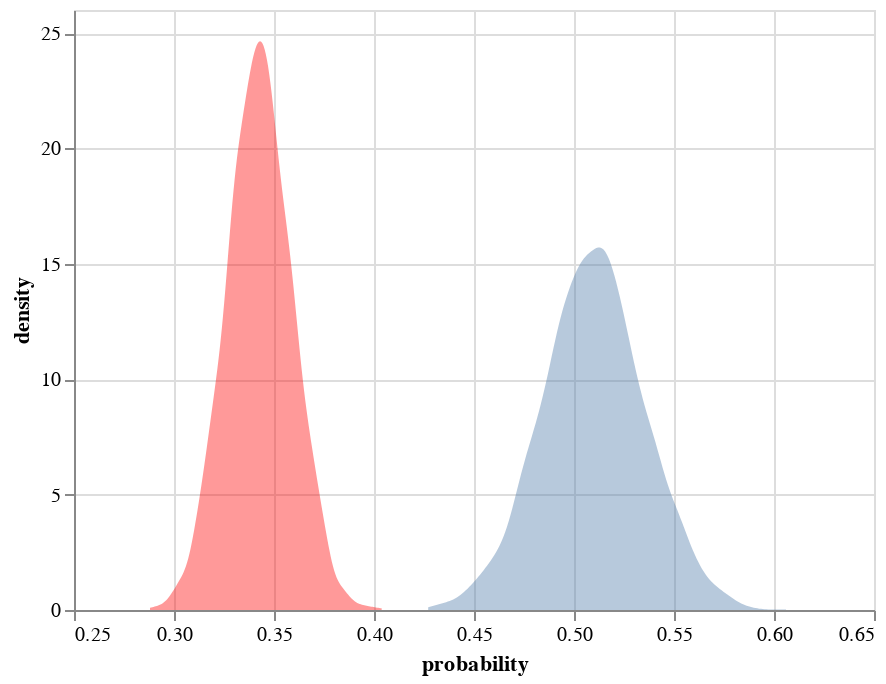

Notebook code for this chart:
### Code cell
direct_effect = pd.DataFrame({
    "urban" : urban_predictions['posterior_predictive']['lkl'].mean(dim=['lkl_dim_2']).to_numpy().ravel(),
    "rural" : rural_predictions['posterior_predictive']['lkl'].mean(dim=['lkl_dim_2']).to_numpy().ravel()
})

alt.Chart(direct_effect).transform_density(
    'rural',
    as_=['probability', 'density'],
).mark_area(opacity=0.4, color='red').encode(
    x="probability:Q",
    y='density:Q',
) + alt.Chart(direct_effect).transform_density(
    'urban',
    as_=['probability', 'density'],
).mark_area(opacity=0.4).encode(
    x="probability:Q",
    y='density:Q',
)

### Figure 1 — Vega-Lite specification as saved in the notebook (floating-point values rounded to 4 significant figures; data arrays with more than 128 entries replaced by an {"elided": "..."} marker saying what was removed)
{"config": {"view": {"continuousWidth": 400, "continuousHeight": 300}}, "layer": [{"mark": {"type": "area", "color": "red", "opacity": 0.4}, "encoding": {"x": {"field": "probability", "type": "quantitative"}, "y": {"field": "density", "type": "quantitative"}}, "transform": [{"density": "rural", "as": ["probability", "density"]}]}, {"mark": {"type": "area", "opacity": 0.4}, "encoding": {"x": {"field": "probability", "type": "quantitative"}, "y": {"field": "density", "type": "quantitative"}}, "transform": [{"density": "urban", "as": ["probability", "density"]}]}], "data": {"name": "data-cf930bffd5a9adad25842a0c75811b66"}, "$schema": "https://vega.github.io/schema/vega-lite/v4.17.0.json", "datasets": {"data-cf930bffd5a9adad25842a0c75811b66": {"elided": "4000 records"}}}
